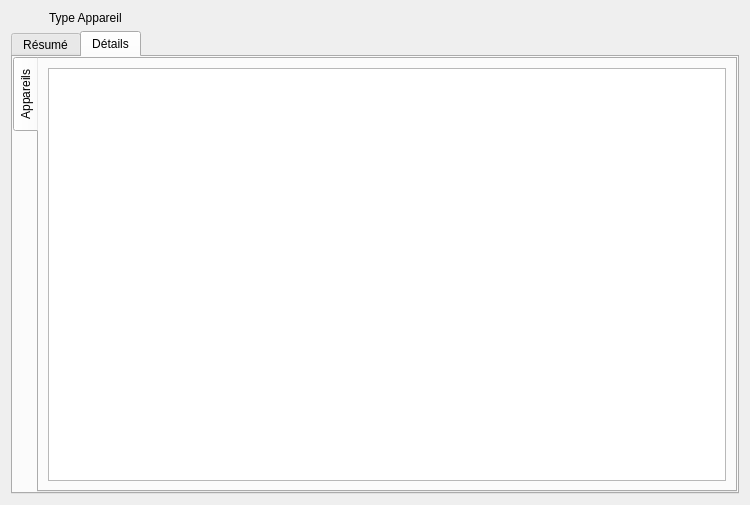
<?xml version="1.0" encoding="UTF-8"?>
<ui version="4.0">
 <class>DeviceTypeWidget</class>
 <widget class="QWidget" name="DeviceTypeWidget">
  <property name="geometry">
   <rect>
    <x>0</x>
    <y>0</y>
    <width>750</width>
    <height>505</height>
   </rect>
  </property>
  <property name="windowTitle">
   <string>Form</string>
  </property>
  <property name="styleSheet">
   <string notr="true">/*
QPushButton#btnConnect{background-color:rgb(80,180,80)}
QWidget{background-color: rgba(0,0,0,0);color:white;border-radius:5px}
QWidget#mainWidget{background-color:rgba(128,128,128,25%);}
QWidget#frmProfile,QWidget#pageProfile{background-color:rgba(108,8,156,25%);}
QPlainTextEdit,QLineEdit,QListWidget,QComboBox,QTextEdit,QSpinBox{background-color: rgba(255,255,255,50%); color: black;}

QTableWidget{
background-color: rgba(0,0,0,50%);
color: white;
border: 1px solid rgba(255,255,255,50%);
}

QLabel#lblLastOnline{color:lightblue;}
QLabel#lblError,QLabel#lblCamMissing,QLabel#lblAudioMissing{color:red; background-color:rgba(255,0,0,30%);}

QLineEdit:!enabled, QListWidget:!enabled,QComboBox:!enabled,QTextEdit:!enabled,QPlainTextEdit:!enabled{background-color: rgba(0,0,0,30%);color:white;border:0}
QDateEdit::down-arrow:!enabled,QTimeEdit::down-arrow:!enabled,QDateEdit::up-arrow:!enabled,QTimeEdit::up-arrow:!enabled,QComboBox::drop-down:!enabled{background-color:rgba(0,0,0,0%);}

QTextEdit#txtProfile{background-color: rgba(255,255,255,80%);color:black;border:0}
QTextEdit:!enabled#txtProfile{background-color: rgba(255,255,255,60%);color:black;border:0}

QFrame#frmSelUser{background-color:rgba(100,100,200,50%);}
QFrame#frmAudio,QFrame#frmCam1,QFrame#frmCam2,QFrame#frmSensors,QFrame#frmWebRTC,QFrame#frmVirtualCam,QFrame#frmExternalPrograms{background-color:rgba(100,100,200,35%);}

QCheckBox::indicator:unchecked:!enabled,QListWidget::indicator:unchecked:!enabled { background-color:rgba(128,0,0,100%);}
QCheckBox::indicator:checked:!enabled,QListWidget::indicator:checked:!enabled { background-color:green;}
QCheckBox::indicator:unchecked,QListWidget::indicator:unchecked{ background-color:red;border-radius:3px;}
QCheckBox::indicator:checked, QListWidget::indicator:checked {background-color:rgb(0,255,0);border-radius:3px;}

QPushButton{background-color:qlineargradient(x1: 0, y1: 0, x2: 0, y2: 1, stop: 0 #2198c0, stop: 1 #0d5ca6);}
QPushButton:checked{background-color:rgb(128,128,128); border:1px solid rgba(255,255,255,50%);}
QPushButton:hover,QPushButton:checked{background-color:  rgba(255,255,255,75%);color:black;}
QPushButton#btnEditUser:hover{background-color:  rgba(255,255,255,75%);color:black;}
QPushButton#btnEdit,QPushButton#btnDelete,QPushButton#btnExisting{background-color:  rgba(255,255,255,0%);border:0 px;}
QPushButton#btnEdit:hover,QPushButton#btnDelete:hover,QPushButton#btnExisting:hover{background-color:  rgba(255,255,255,25%);border:0 px;}
QPushButton#btnExisting:checked{background-color:rgba(0,100,200,50%);}
QPushButton#btnUpgrade{background-color:rgba(200,0,0,90%);}

QToolButton:hover{background-color:  rgba(255,255,255,50);}

QTreeWidget::branch:closed:has-children:has-siblings  {
            border-image: none;
            image: url(:/pictures/controls/branch_closed.png);
    }
     
    QTreeView::branch:open:has-children:!has-siblings,
    QTreeView::branch:open:has-children:has-siblings   {
            border-image: none;
            image:url(:/pictures/controls/branch_opened.png);
    }

QWidget#lineOnline{background-color:blue;}
QWidget#lineOffline{background-color:red;}
QWidget#lineBoth{background-color:rgb(255,0,255);}


QTabWidget::pane { 
	background-color: rgba(128,128,140,25%);
	border-radius: 5px;
    border: 2px solid rgba(128,128,140,50%);
 }

 QTabWidget::tab-bar {
     left: 5px; 
 }


 QTabBar::tab,QTableWidget::tab,QHeaderView::section {
     background: qlineargradient(x1: 0, y1: 0, x2: 0, y2: 1,
                                 stop: 0  rgba(128,128,140,50%),  stop: 1.0  rgba(128,128,140,25%));
     border: 2px solid  rgba(128,128,140,50%);
     border-bottom: 0px;
     border-top-left-radius: 4px;
     border-top-right-radius: 4px;
     padding: 2px;
min-height:25px;
 }

 QTabBar::tab:selected, QTabBar::tab:hover {

background: qlineargradient(x1: 0, y1: 0, x2: 0, y2: 1,
                                 stop: 0  rgba(128,128,140,70%),  stop: 1.0  rgba(128,128,140,50%));
 }

 QTabBar::tab:selected {
     border-color:rgba(128,128,140,60%);
     border-bottom-color:rgba(128,128,140,60%);
 }

 QTabBar::tab:!selected {
     margin-top: 2px; 
 }
*/

</string>
  </property>
  <layout class="QVBoxLayout" name="verticalLayout">
   <item>
    <layout class="QHBoxLayout" name="horizontalLayout_3">
     <item>
      <widget class="QLabel" name="icoTitle">
       <property name="sizePolicy">
        <sizepolicy hsizetype="Fixed" vsizetype="Fixed">
         <horstretch>0</horstretch>
         <verstretch>0</verstretch>
        </sizepolicy>
       </property>
       <property name="maximumSize">
        <size>
         <width>32</width>
         <height>32</height>
        </size>
       </property>
       <property name="text">
        <string/>
       </property>
       <property name="pixmap">
        <pixmap resource="../../resources/TeraClient.qrc">:/icons/kit.png</pixmap>
       </property>
       <property name="scaledContents">
        <bool>true</bool>
       </property>
      </widget>
     </item>
     <item>
      <widget class="QLabel" name="lblTitle">
       <property name="font">
        <font>
         <weight>50</weight>
         <bold>false</bold>
        </font>
       </property>
       <property name="text">
        <string>Type Appareil</string>
       </property>
      </widget>
     </item>
    </layout>
   </item>
   <item>
    <widget class="QTabWidget" name="tabNav">
     <property name="currentIndex">
      <number>1</number>
     </property>
     <widget class="QWidget" name="tabDashboard">
      <attribute name="icon">
       <iconset resource="../../resources/TeraClient.qrc">
        <normaloff>:/icons/dashboard.png</normaloff>:/icons/dashboard.png</iconset>
      </attribute>
      <attribute name="title">
       <string>Résumé</string>
      </attribute>
      <layout class="QVBoxLayout" name="verticalLayout_2">
       <property name="leftMargin">
        <number>0</number>
       </property>
       <property name="topMargin">
        <number>0</number>
       </property>
       <property name="rightMargin">
        <number>0</number>
       </property>
       <property name="bottomMargin">
        <number>0</number>
       </property>
       <item>
        <layout class="QHBoxLayout" name="horizontalLayout">
         <item>
          <spacer name="horizontalSpacer">
           <property name="orientation">
            <enum>Qt::Horizontal</enum>
           </property>
           <property name="sizeHint" stdset="0">
            <size>
             <width>40</width>
             <height>1</height>
            </size>
           </property>
          </spacer>
         </item>
         <item>
          <widget class="QPushButton" name="btnEdit">
           <property name="minimumSize">
            <size>
             <width>0</width>
             <height>32</height>
            </size>
           </property>
           <property name="cursor">
            <cursorShape>PointingHandCursor</cursorShape>
           </property>
           <property name="text">
            <string>Éditer</string>
           </property>
           <property name="icon">
            <iconset resource="../../resources/TeraClient.qrc">
             <normaloff>:/icons/edit.png</normaloff>:/icons/edit.png</iconset>
           </property>
           <property name="iconSize">
            <size>
             <width>20</width>
             <height>20</height>
            </size>
           </property>
          </widget>
         </item>
        </layout>
       </item>
       <item>
        <widget class="TeraForm" name="wdgDeviceType" native="true">
         <property name="sizePolicy">
          <sizepolicy hsizetype="Preferred" vsizetype="Expanding">
           <horstretch>0</horstretch>
           <verstretch>0</verstretch>
          </sizepolicy>
         </property>
        </widget>
       </item>
       <item>
        <widget class="QFrame" name="frameButtons">
         <layout class="QHBoxLayout" name="horizontalLayout_2">
          <item>
           <widget class="QPushButton" name="btnSave">
            <property name="minimumSize">
             <size>
              <width>0</width>
              <height>32</height>
             </size>
            </property>
            <property name="cursor">
             <cursorShape>PointingHandCursor</cursorShape>
            </property>
            <property name="text">
             <string>Sauvegarder</string>
            </property>
            <property name="icon">
             <iconset resource="../../resources/TeraClient.qrc">
              <normaloff>:/icons/save.png</normaloff>:/icons/save.png</iconset>
            </property>
            <property name="iconSize">
             <size>
              <width>24</width>
              <height>24</height>
             </size>
            </property>
           </widget>
          </item>
          <item>
           <widget class="QPushButton" name="btnUndo">
            <property name="minimumSize">
             <size>
              <width>0</width>
              <height>32</height>
             </size>
            </property>
            <property name="cursor">
             <cursorShape>PointingHandCursor</cursorShape>
            </property>
            <property name="text">
             <string>Annuler</string>
            </property>
            <property name="icon">
             <iconset resource="../../resources/TeraClient.qrc">
              <normaloff>:/icons/undo.png</normaloff>:/icons/undo.png</iconset>
            </property>
            <property name="iconSize">
             <size>
              <width>24</width>
              <height>24</height>
             </size>
            </property>
           </widget>
          </item>
         </layout>
        </widget>
       </item>
      </layout>
     </widget>
     <widget class="QWidget" name="tabDetails">
      <attribute name="icon">
       <iconset resource="../../resources/TeraClient.qrc">
        <normaloff>:/icons/details.png</normaloff>:/icons/details.png</iconset>
      </attribute>
      <attribute name="title">
       <string>Détails</string>
      </attribute>
      <layout class="QVBoxLayout" name="verticalLayout_3">
       <property name="leftMargin">
        <number>0</number>
       </property>
       <property name="topMargin">
        <number>0</number>
       </property>
       <property name="rightMargin">
        <number>0</number>
       </property>
       <property name="bottomMargin">
        <number>0</number>
       </property>
       <item>
        <widget class="QTabWidget" name="tabDeviceTypeInfos">
         <property name="tabPosition">
          <enum>QTabWidget::West</enum>
         </property>
         <property name="currentIndex">
          <number>0</number>
         </property>
         <widget class="QWidget" name="tabDevices">
          <attribute name="icon">
           <iconset resource="../../resources/TeraClient.qrc">
            <normaloff>:/icons/device.png</normaloff>:/icons/device.png</iconset>
          </attribute>
          <attribute name="title">
           <string>Appareils</string>
          </attribute>
          <layout class="QVBoxLayout" name="verticalLayout_4">
           <item>
            <widget class="QListWidget" name="lstDevices"/>
           </item>
          </layout>
         </widget>
        </widget>
       </item>
      </layout>
     </widget>
    </widget>
   </item>
  </layout>
 </widget>
 <customwidgets>
  <customwidget>
   <class>TeraForm</class>
   <extends>QWidget</extends>
   <header>TeraForm.h</header>
   <container>1</container>
  </customwidget>
 </customwidgets>
 <resources>
  <include location="../../resources/TeraClient.qrc"/>
 </resources>
 <connections/>
</ui>
